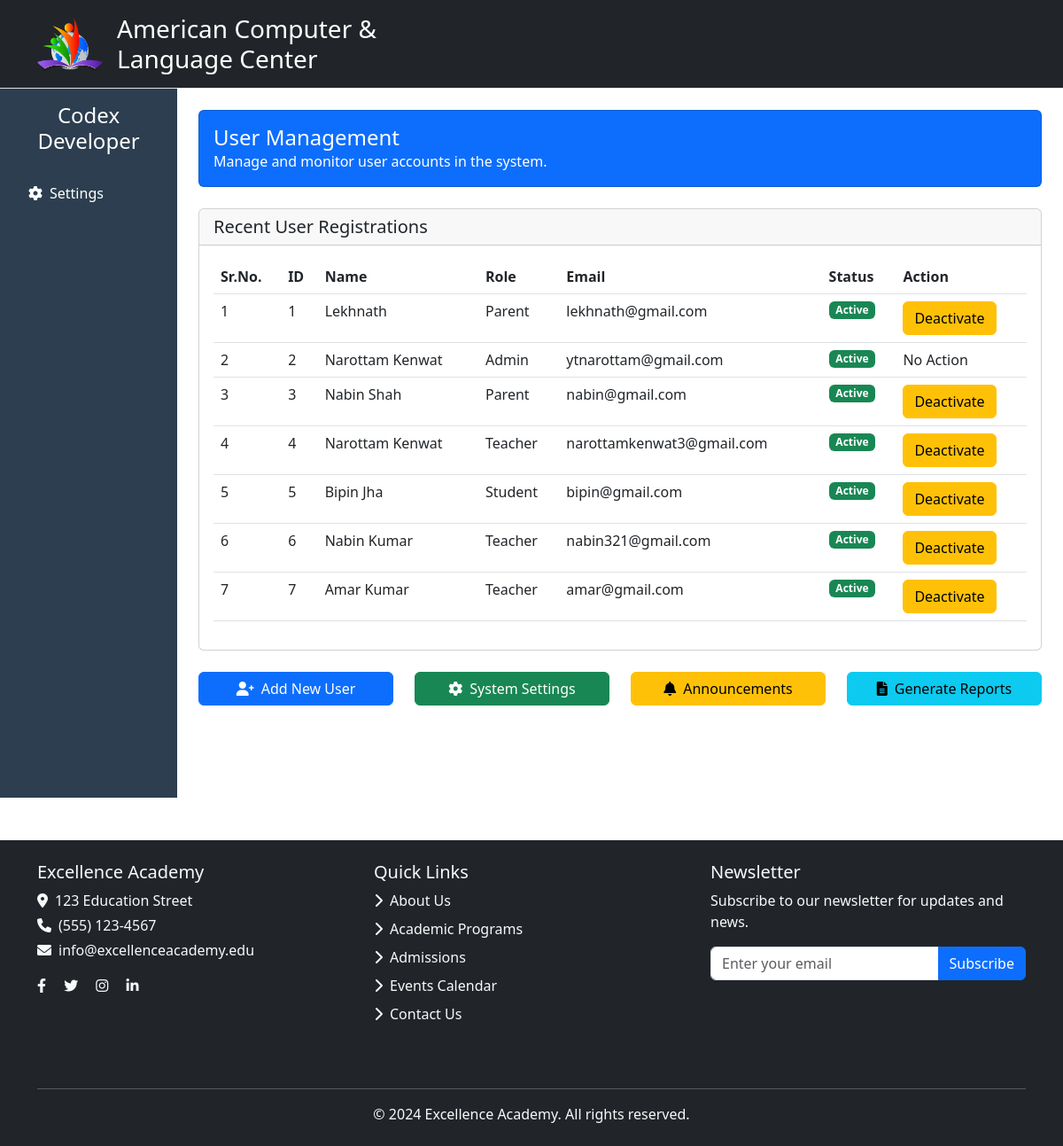
The page /dashboard/manage-user/ on the database its author committed.
### userapp/models.py (models this page shows, shortened)
class CustomUser(AbstractBaseUser, PermissionsMixin):
    username = models.CharField(max_length=150, unique=True)
    email = models.EmailField(unique=True)
    full_name = models.CharField(max_length=255)
    is_active = models.BooleanField(default=True)
    is_staff = models.BooleanField(default=False)  # Staff user (can log into admin)
    role = models.CharField(
        max_length=10,
        choices=UserRole.choices,
        default=UserRole.ADMIN
    )
    objects = CustomUserManager()
    USERNAME_FIELD = 'email'
    REQUIRED_FIELDS = ['full_name']  # Only full_name is required for superuser creation

### userapp/views.py (the view)
# urls.py: path('dashboard/manage-user/', views.manage_user, name='manage_user'),
def manage_user(request):
    users = CustomUser.objects.all()
    return render(request, 'user/dashboard/manage_user.html', {'users': users})

### userapp/templates/user/dashboard/manage_user.html (shortened to what this page needs)
{% extends 'user/base.html' %}
{% block content %}
<div class="row mb-4">
    <div class="col-12">
        <div class="card bg-primary text-white">
            <div class="card-body">
                <h4 class="card-title mb-0">User Management</h4>
                <p class="mb-0">Manage and monitor user accounts in the system.</p>
            </div>
        </div>
    </div>
</div>
<div class="row mb-4">
    <div class="col-md-12">
        <div class="card">
            <div class="card-header">
                <h5 class="card-title mb-0">Recent User Registrations</h5>
            </div>
            <div class="card-body">
                <div class="table-responsive">
                    <table class="table table-hover">
                        <thead>
                            <tr>
                                <th>Sr.No.</th>
                                <th>ID</th>
                                <th>Name</th>
                                <th>Role</th>
                                <th>Email</th>
                                <th>Status</th>
                                <th>Action</th>
                            </tr>
                        </thead>
                        <tbody>
                            {% for user in users %}
                            <tr>
                                <td> {{ forloop.counter }} </td>
                                <td> {{ user.id }} </td>
                                <td> {{ user.full_name }} </td>
                                <td>{{ user.get_role_display }}</td>
                                <td>{{ user.email }}</td>
                                <td>
                                    {% if user.is_active %}
                                    <span class="badge bg-success"> Active </span>
                                    {% else %}
                                    <span class="badge bg-danger"> Inactive </span>
                                    {% endif %}
                                </td>
                                <td>
                                    {% if user.role == 'admin' %}
                                        <span> No Action </span>
                                    {% else %}
                                        {% if user.is_active %}
                                            <form action="{% url 'deactivate_user' user.id %}" method="post" style="display:inline;">
                                                <button type="submit" class="btn btn-warning">Deactivate</button>
                                            </form>
                                        {% else %}
                                            <form action="{% url 'activate_user' user.id %}" method="post" style="display:inline;">
                                                {% csrf_token %}
                                                <button type="submit" class="btn btn-success">Activate</button>
                                            </form>
                                        {% endif %}
                                    {% endif %}
                                </td>
                            </tr>
                            {% endfor %}
                        </tbody>
                    </table>
                </div>
            </div>
        </div>
    </div>
</div>
<div class="row mb-4">
    <div class="col-md-3">
        <a href="{% url 'add_new_user' %}" class="btn btn-primary w-100 mb-3">
            <i class="fas fa-user-plus me-2"></i>Add New User
        </a>
    </div>
    <div class="col-md-3">
        <a href="#" class="btn btn-success w-100 mb-3">
            <i class="fas fa-cog me-2"></i>System Settings
        </a>
    </div>
    <div class="col-md-3">
        <a href="#" class="btn btn-warning w-100 mb-3">
            <i class="fas fa-bell me-2"></i>Announcements
        </a>
    </div>
    <div class="col-md-3">
        <a href="#" class="btn btn-info w-100 mb-3">
            <i class="fas fa-file-alt me-2"></i>Generate Reports
        </a>
    </div>
</div>
{% endblock %}

### userapp/templates/user/base.html (shortened to what this page needs)
{% include 'user/header.html' %}
<!DOCTYPE html>
<html lang="en">
<head>
    <link href="https://cdn.jsdelivr.net/npm/bootstrap@5.3.0/dist/css/bootstrap.min.css" rel="stylesheet">
    <link href="https://cdnjs.cloudflare.com/ajax/libs/font-awesome/6.0.0/css/all.min.css" rel="stylesheet">
</head>
<body>
    <div class="container-fluid">
        <div class="row">
            <div class="col-md-2 sidebar p-3">
                <h4 class="text-center mb-4"> Codex Developer </h4>
                <div class="nav flex-column">
                    <a href="#" class="nav-link"><i class="fas fa-cog me-2"></i>Settings</a>
                </div>
            </div>
            <div class="col-md-10 p-4">
                {% block content %}
                {% endblock %}
            </div>
        </div>
    </div>
</body>
</html>
{% include 'user/footer.html' %}

### userapp/templates/user/header.html (shortened to what this page needs)
<header class="bg-dark py-3 border-bottom">
    <div class="container">
        <div class="row align-items-center">
            <div class="col-md-6">
                <div class="d-flex align-items-center">
                    <img src="/static/img/website/aclclogo.png " alt="School Logo" class="me-3" style="height: 60px;">
                    <div>
                        <h1 class="h3 mb-0 text-white">American Computer & <br> Language Center</h1>
                    </div>
                </div>
            </div>
            <div class="col-md-6">
                <nav class="navbar navbar-expand-lg navbar-light">
                </nav>
            </div>
        </div>
    </div>
</header>

### userapp/templates/user/footer.html
<footer class="bg-dark text-light py-4 mt-5">
    <div class="container">
        <div class="row">
            <div class="col-md-4 mb-4">
                <h5>Excellence Academy</h5>
                <p class="mb-1"><i class="fas fa-map-marker-alt me-2"></i>123 Education Street</p>
                <p class="mb-1"><i class="fas fa-phone me-2"></i>(555) 123-4567</p>
                <p class="mb-1"><i class="fas fa-envelope me-2"></i>info@excellenceacademy.edu</p>
                <div class="mt-3">
                    <a href="#" class="text-light me-3"><i class="fab fa-facebook-f"></i></a>
                    <a href="#" class="text-light me-3"><i class="fab fa-twitter"></i></a>
                    <a href="#" class="text-light me-3"><i class="fab fa-instagram"></i></a>
                    <a href="#" class="text-light"><i class="fab fa-linkedin-in"></i></a>
                </div>
            </div>
            <div class="col-md-4 mb-4">
                <h5>Quick Links</h5>
                <ul class="list-unstyled">
                    <li class="mb-2"><a href="/about" class="text-light text-decoration-none"><i class="fas fa-chevron-right me-2"></i>About Us</a></li>
                    <li class="mb-2"><a href="/academics" class="text-light text-decoration-none"><i class="fas fa-chevron-right me-2"></i>Academic Programs</a></li>
                    <li class="mb-2"><a href="/admission" class="text-light text-decoration-none"><i class="fas fa-chevron-right me-2"></i>Admissions</a></li>
                    <li class="mb-2"><a href="/events" class="text-light text-decoration-none"><i class="fas fa-chevron-right me-2"></i>Events Calendar</a></li>
                    <li class="mb-2"><a href="/contact" class="text-light text-decoration-none"><i class="fas fa-chevron-right me-2"></i>Contact Us</a></li>
                </ul>
            </div>
            <div class="col-md-4 mb-4">
                <h5>Newsletter</h5>
                <p>Subscribe to our newsletter for updates and news.</p>
                <form>
                    <div class="input-group mb-3">
                        <input type="email" class="form-control" placeholder="Enter your email">
                        <button class="btn btn-primary" type="submit">Subscribe</button>
                    </div>
                </form>
            </div>
        </div>
        <div class="row mt-3">
            <div class="col-12">
                <hr class="bg-light">
                <p class="text-center mb-0">© 2024 Excellence Academy. All rights reserved.</p>
            </div>
        </div>
    </div>
</footer>

### userapp/templates/user/base.html (style rules this page uses)
.sidebar { height: 100vh; background-color: #2c3e50; color: white; }
.nav-link { color: white; }
.card { transition: transform 0.2s; }

### rows shown on the page
CustomUser: id "1", full_name "Lekhnath", role "Parent", email "lekhnath@gmail.com", is_active "Active"
CustomUser: id "2", full_name "Narottam Kenwat", role "Admin", email "ytnarottam@gmail.com", is_active "Active", shows "No Action"
CustomUser: id "3", full_name "Nabin Shah", role "Parent", email "nabin@gmail.com", is_active "Active"
CustomUser: id "4", full_name "Narottam Kenwat", role "Teacher", email "narottamkenwat3@gmail.com", is_active "Active"
CustomUser: id "5", full_name "Bipin Jha", role "Student", email "bipin@gmail.com", is_active "Active"
CustomUser: id "6", full_name "Nabin Kumar", role "Teacher", email "nabin321@gmail.com", is_active "Active"
CustomUser: id "7", full_name "Amar Kumar", role "Teacher", email "amar@gmail.com", is_active "Active"
